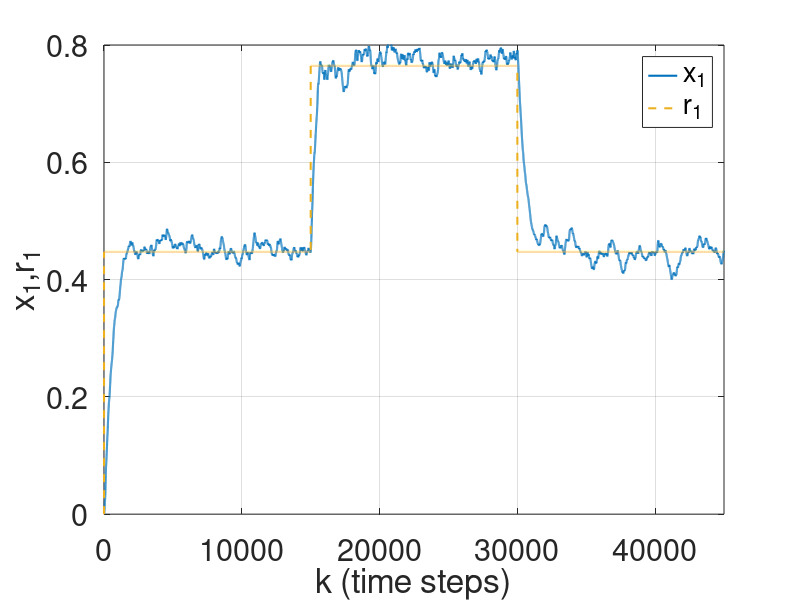
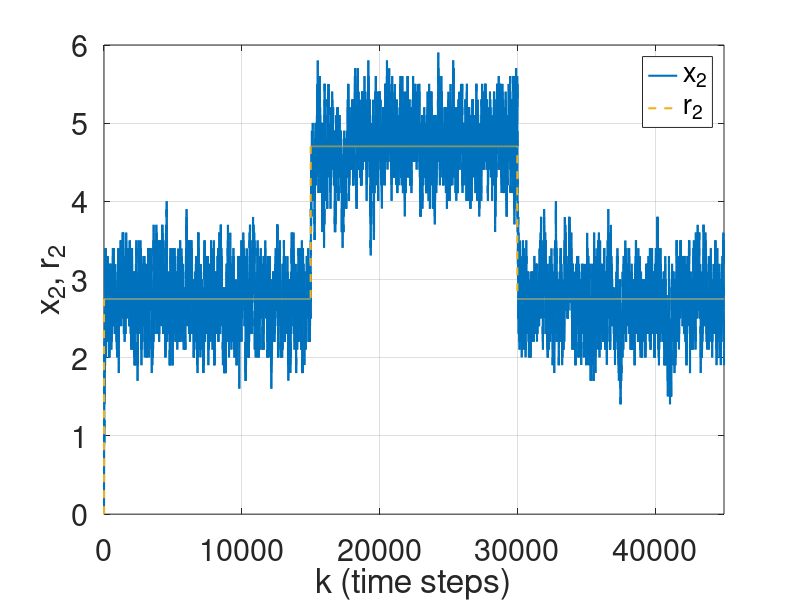

MATLAB code for these plots, in order: (Note: this script raises an error after producing the figures.)
x(1)=0.;
t(1)=0;
y(1)=0.;
n=45000;
tmax=45;
dt=tmax/n;
Q=10;
R=0.01;
m(1)=1;
alpha=1;
betta=100;
lambda=0.3;
gamma=20;
B=1;
Da=0.072;
r1(1)=0.;
r2(1)=0.;
e1(1)=x(1)-r1(1);
e2(1)=y(1)-r2(1);
u(1)=0;
% ==========================
diary("matlab_output.log")
x(1)=0; y(1)=0; t(1)=0; e1(1)=0; e2(1)=0; m(1)=1;
epsilon=0;
tic
for i=1:n-1,

m(i+1)=m(i)+1;

sigma = 2;
epsilon_prev = epsilon;
epsilon = sigma * randn();
deltaEpsilon = epsilon - epsilon_prev;

g1(i)=0;
g2(i)=lambda;

f1(i)=x(i)+dt*(-alpha*x(i)+Da*(1-x(i))*exp(y(i)/(1+y(i)/gamma)));
f2(i)=y(i)+dt*(-alpha*y(i)+B*Da*(1-x(i))*exp(y(i)/(1+y(i)/gamma)));


t(i+1)=t(i)+dt;

   if 0<=t(i+1) & t(i+1)<=15
    r1(i+1)=0.4472;
    elseif 15<t(i+1) & t(i+1)<30
    r1(i+1)=0.7646;
    elseif 30<=t(i+1) & t(i+1)<tmax
    r1(i+1)=0.4472;
    end

   if 0<=t(i+1) & t(i+1)<=15
    r2(i+1)=2.752;
    elseif 15<t(i+1) & t(i+1)<30
    r2(i+1)=4.7052;
    elseif 30<=t(i+1) & t(i+1)<tmax
    r2(i+1)=2.752;
   end

if (y(i)-r2(i) + epsilon)>0
S(i)=1;
elseif (y(i)-r2(i) + epsilon)<0
S(i)=-1;
else
S(i)=0;
end

u1(i)=0;
u2(i)=-1/g2(i)*(-betta*S(i)+r2(i+1)-r2(i)-f2(i));

x(i+1)=f1(i);
y(i+1)=y(i)+dt*(-betta*S(i)+r2(i+1)-r2(i)+deltaEpsilon) ;

%x(i+1)=r1(i+1);
%y(i+1)=r2(i+1);

e1(i+1)=x(i+1)-r1(i+1);
e2(i+1)=y(i+1)-r2(i+1);

end;
toc
diary off;
figure(1)
plot(1:n,x,'-','Color',[0,0.447,0.741],'LineWidth',1.5)
hold on
plot(1:n,r1,'--','Color',[0.929,0.694,0.125],'LineWidth',1.5)
hold off
axis([0 n 0 0.8])
legend('x_1','r_1')
grid
ylabel('x_1,r_1')
xlabel('k (time steps)')
set(gca,'FontSize',22)

figure(2)
plot(1:n,y,'-','Color',[0,0.447,0.741],'LineWidth',1.5)
hold on
plot(1:n,r2,'--','Color',[0.929,0.694,0.125],'LineWidth',1.5)
hold off
axis([0 n 0 6])
ylabel('x_2, r_2')
legend('x_2','r_2')
xlabel('k (time steps)')
grid
set(gca,'FontSize',22)

exportgraphics(figure(1), '/Users/Apple/work/tracking-control-network/research-vault/Research Journal/Paper/figures/images/matlab_fig2a_attacked_tracking_x1_r1.png', 'Resolution', 300);
exportgraphics(figure(2), '/Users/Apple/work/tracking-control-network/research-vault/Research Journal/Paper/figures/images/matlab_fig2a_attacked_tracking_x2_r2.png', 'Resolution', 300);
writematrix([t', x', y', r1', r2', e1', e2'], 'cstr_state_tracking_attacked_reference.csv');
clear all;
